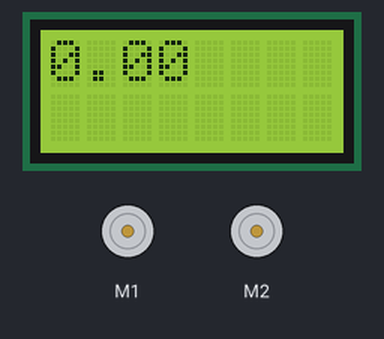
Simulated run of this sketch. Board: Arduino Leonardo, built with avr-gcc and run on an emulated ATmega32U4. Shown: 8×2 character LCD, 2 × DC motor (green arrow = forward, orange = backward, longer = faster).

Above: at 1.1 s.
At 2.1 s:
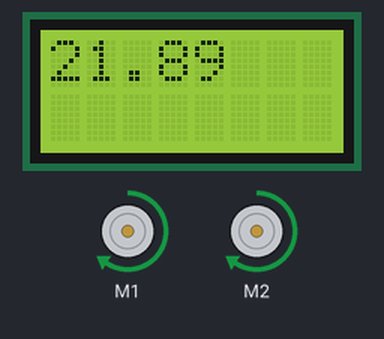
At 3.6 s:
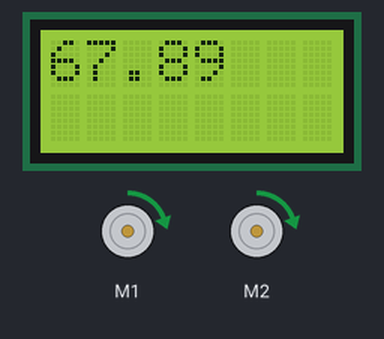
At 39.5 s:
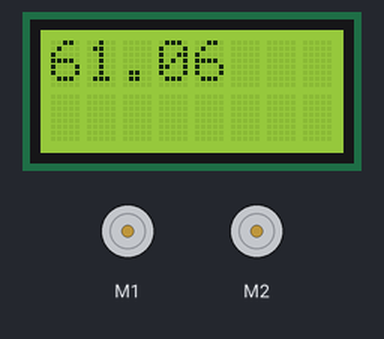
Timing chart, 0 to 40.0 s (numbered marks = the images above):
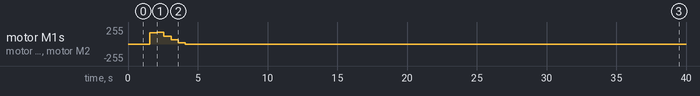

Measured:
- by itself, motor M1, motor M2: stopped → forward 169/255 at 1.6 s, → forward 174/255 0.50 s later, → forward 119/255 0.50 s later, → forward 62/255 0.50 s later, … (16 changes in this stretch)
- what the display in image 0 shows lasts 0.5 s, from 1.1 s to 1.6 s

The sketch:

PID.ino
```cpp
#include <Wire.h>
#include <Zumo32U4.h>

Zumo32U4LCD lcd;
Zumo32U4ButtonA buttonA;
Zumo32U4Encoders encoders;
Zumo32U4Motors motors;

double TICKS_TO_DIST = 0.013614;
double RPM_TO_CMS = 0.136;
double target = 60; //60 cm
double kP = 30; //60 5.32 s
double kI = 1.7;
double kD = 0;
double pastTime = 0;
double lastError;
double error;
double errorSum;
double errorRate;
double motorSpeed;

void setup() {
  // put your setup code here, to run once:
  lcd.clear();
  encoders.init();
  delay(1000);
}

double getDistance(){
  double ticks = (encoders.getCountsLeft() + encoders.getCountsRight())/2;
  return ticks * TICKS_TO_DIST;
}

void move(double distance){
  double ticks = (encoders.getCountsLeft() + encoders.getCountsRight())/2;
  while(ticks * TICKS_TO_DIST < distance){
    motors.setSpeeds(200, 200);
    ticks = (encoders.getCountsLeft() + encoders.getCountsRight())/2;
  }
  motors.setSpeeds(0,0);
  exit(0);
}

void loop() {
  // put your main code here, to run repeatedly:

  error = target - getDistance();
  lastError = error;

  lcd.print(getDistance());
  delay(500);
  lcd.clear();

  double currTime = millis() * .001;
  double elapsedTime = currTime - pastTime;
  pastTime = currTime;

  errorSum += error * elapsedTime;

  motorSpeed = ((kP * error) + (kI * errorSum)) * RPM_TO_CMS;

  motors.setSpeeds(motorSpeed, motorSpeed);
}
```
